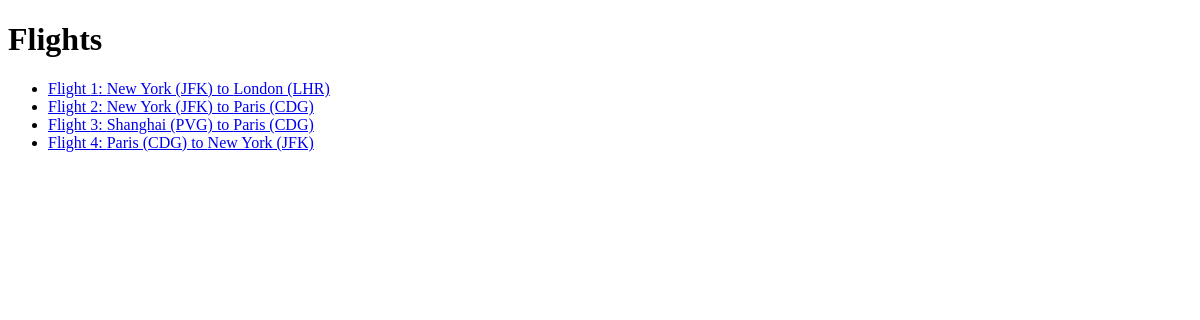
The page /flights/ on the database as committed earlier.
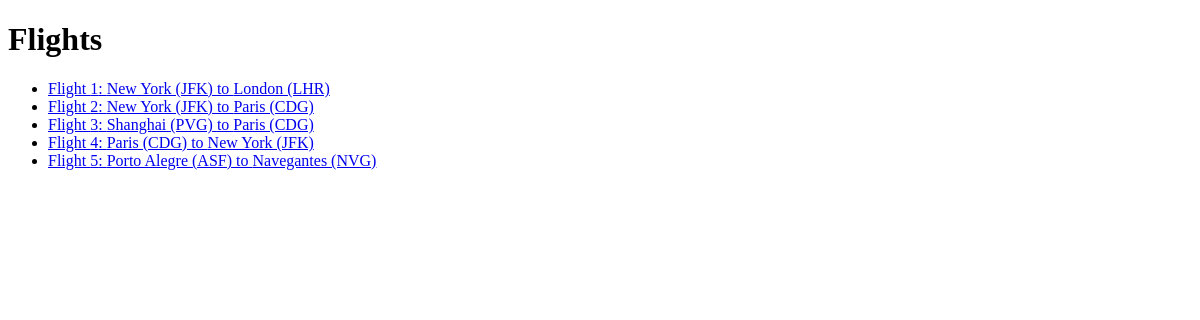
The same page on the database as committed later.
### flights/models.py (models this page shows, shortened)
class Flight(models.Model):
    origin = models.ForeignKey(Airport, on_delete=models.CASCADE, related_name="departures")
    destination = models.ForeignKey(Airport, on_delete=models.CASCADE, related_name="arrivals")
    duration = models.IntegerField()

class Airport(models.Model):
    code = models.CharField(max_length=3)
    city = models.CharField(max_length=64)
    def __str__(self):
        return f"{self.city} ({self.code})"

### flights/views.py (the view)
# urls.py: path("", views.index, name="index"),
def index(request):
    return render(request, "flights/index.html", {
        "flights": Flight.objects.all()
    })

### flights/templates/flights/index.html
{% extends "flights/layout.html" %}
{% block body %}
    <h1>Flights</h1>
    <ul>
        {% for flight in flights %}
            <li><a href="{% url 'flights:flight' flight.id %}">Flight {{ flight.id }}: {{flight.origin}} to {{flight.destination}}</a></li>
        {% endfor %}
    </ul>
{% endblock %}

### flights/templates/flights/layout.html (shortened to what this page needs)
<!DOCTYPE html>
<html lang="en">
    <head>
    </head>
    <body>
        {% block body %}
        {% endblock %}
    </body>
</html>

Rows that differ between the two databases and show on the page:
added Flight: id "5", origin "Porto Alegre (ASF)", destination "Navegantes (NVG)"
